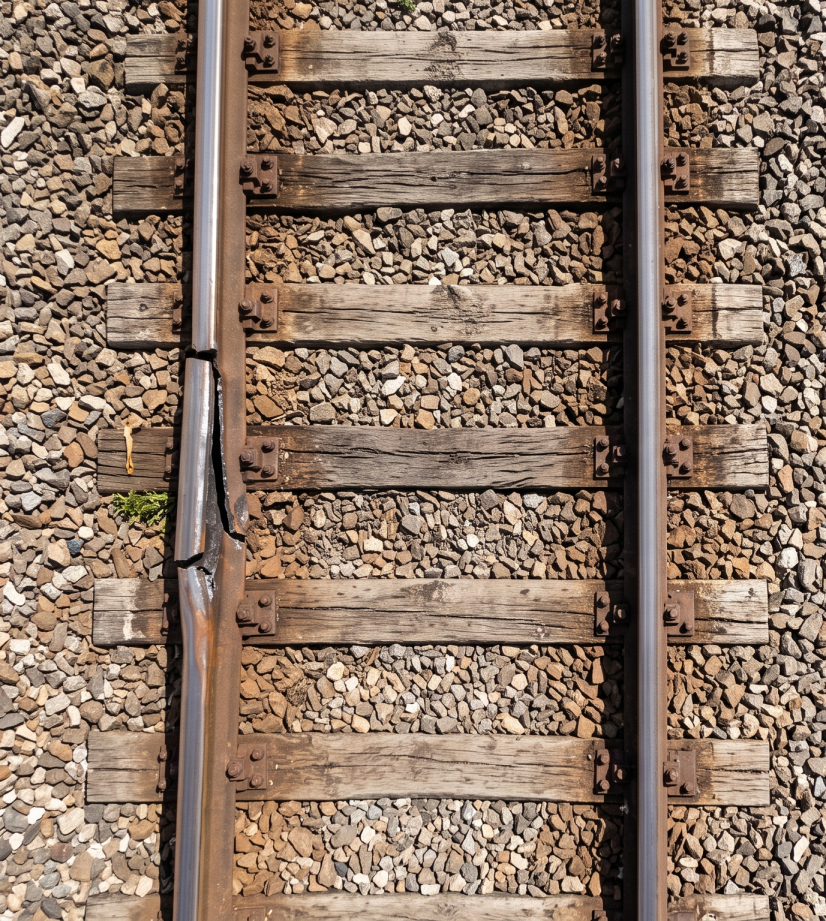
#> input picture input.png, 826 x 921 px
$ python railway_crack_detector.py
#> lines starting #> are read from the running program, lines starting #| are printed output that depends on the picture; after the words box and inside, x2 and y2 are one past the last pixel; in counts of white or black regions, pixels touching at a corner belong together
#> the answer given: input.png
import cv2
import numpy as np
import tkinter as tk
from tkinter import filedialog
import os


def detect_rail_crack(image_path):

    # =========================================================
    # 1. LOAD IMAGE
    # =========================================================

#> called with image_path = 'input.png'
    img = cv2.imread(image_path)
#> img is the input picture: shape (921, 826, 3); mean B, G, R 102.3, 119.1, 141.2

    if img is None:
        print("Error: Could not load image.")
        return

    # Resize for faster processing
    scale_percent = 60
    width = int(img.shape[1] * scale_percent / 100)
#> width = 495
    height = int(img.shape[0] * scale_percent / 100)
#> height = 552

    img = cv2.resize(
        img,
        (width, height),
        interpolation=cv2.INTER_AREA
    )
#> img: shape (552, 495, 3)

    original = img.copy()

    img_h, img_w = img.shape[:2]
#> img_h = 552; img_w = 495

    # =========================================================
    # NEW: CREATE OUTPUT FOLDER
    # =========================================================

    output_folder = "output_images"

    os.makedirs(
        output_folder,
        exist_ok=True
    )

    # =========================================================
    # NEW: SAVE INPUT IMAGE
    # =========================================================

    cv2.imwrite(
        os.path.join(
            output_folder,
            "input.png"
        ),
        original
    )

    # =========================================================
    # 2. GRAYSCALE + NOISE REDUCTION
    # =========================================================

    gray = cv2.cvtColor(
        img,
        cv2.COLOR_BGR2GRAY
    )

    gray = cv2.bilateralFilter(
        gray,
        7,
        50,
        50
    )
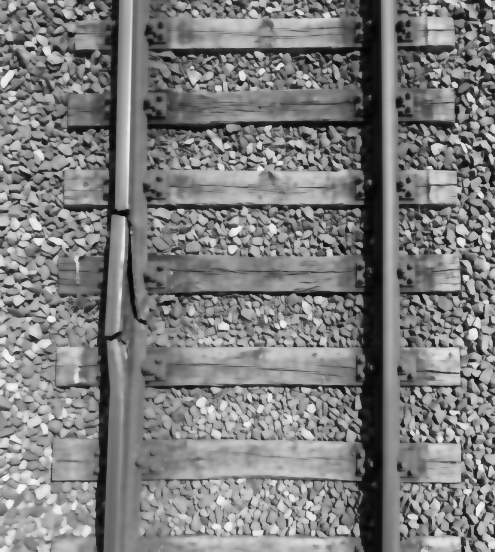
#> gray: shape (552, 495); min 2, max 250, mean 124.6

    # =========================================================
    # NEW: EDGE DETECTION IMAGE
    # =========================================================

    edges = cv2.Canny(
        gray,
        50,
        150
    )
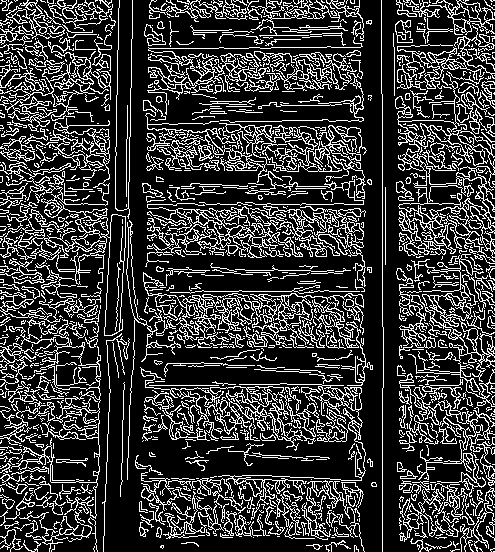
#> edges: shape (552, 495); 22.4% white in thin lines or dots

    cv2.imwrite(
        os.path.join(
            output_folder,
            "edge_detection.png"
        ),
        edges
    )


    roi_x1 = int(img_w * 0.24)
#> roi_x1 = 118
    roi_x2 = int(img_w * 0.30)
#> roi_x2 = 148

    roi_y1 = int(img_h * 0.36)
#> roi_y1 = 198
    roi_y2 = int(img_h * 0.62)
#> roi_y2 = 342

    roi = gray[
        roi_y1:roi_y2,
        roi_x1:roi_x2
    ]
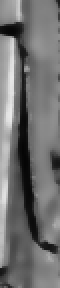
#> roi: shape (144, 30) (shown 2 times larger); min 5, max 234, mean 113.1

    # =========================================================
    # 3. DETECT VERY DARK CRACK REGION
    # =========================================================

    # The crack in your image is almost black while the rail
    # surface around it is much brighter.

    # Therefore we search for genuine dark regions inside
    # the rail inspection area.

    dark_mask = cv2.inRange(
        roi,
        0,
        45
    )
#> dark_mask: shape (144, 30); 11.5% white; 5 white regions (3 under 20 px), largest, box (x1, y1, x2, y2) and area: (0, 11, 28, 126) 458, (26, 78, 30, 85) 22

    # =========================================================
    # 4. MORPHOLOGICAL PROCESSING
    # =========================================================

    # Connect small gaps along the crack while removing
    # isolated noise.

    vertical_kernel = cv2.getStructuringElement(
        cv2.MORPH_RECT,
        (3, 11)
    )

    dark_mask = cv2.morphologyEx(
        dark_mask,
        cv2.MORPH_CLOSE,
        vertical_kernel
    )
#> dark_mask: shape (144, 30); 12.2% white; 5 white regions (3 under 20 px), largest, box (x1, y1, x2, y2) and area: (0, 11, 28, 126) 486, (26, 78, 30, 85) 23

    small_kernel = cv2.getStructuringElement(
        cv2.MORPH_RECT,
        (2, 3)
    )

    dark_mask = cv2.morphologyEx(
        dark_mask,
        cv2.MORPH_OPEN,
        small_kernel
    )
#> dark_mask: shape (144, 30); 12% white; 4 white regions (2 under 20 px)

    # =========================================================
    # 5. FIND CONTOURS
    # =========================================================

    contours, _ = cv2.findContours(
        dark_mask,
        cv2.RETR_EXTERNAL,
        cv2.CHAIN_APPROX_SIMPLE
    )
#> contours = 4 contours, 3 with area under 20; largest, box (x1, y1, x2, y2) and area: (0, 12, 20, 121) 342

    # =========================================================
    # SAVE CONTOUR DETECTION IMAGE
    # =========================================================

    contour_image = original.copy()

    # Draw all detected contours in green.
    for contour in contours:

        cv2.drawContours(
            contour_image,
            [contour],
            -1,
            (0, 255, 0),
            2
        )
#> this loop made 4 passes
#> contour on pass 1: [[0, 134], [0, 137], [3, 137], [3, 134]]
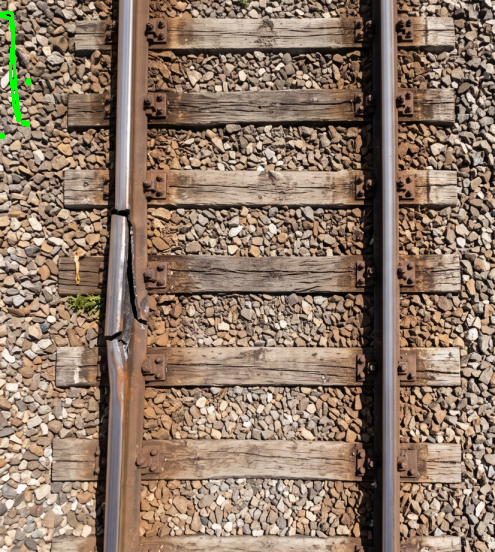
#> contour_image: shape (552, 495, 3); mean B, G, R 102, 119.5, 140.8

    # Convert ROI contour coordinates to full image
    # coordinates automatically.

    for contour in contours:

        contour_full = contour.copy()

        contour_full[:, 0, 0] += roi_x1
        contour_full[:, 0, 1] += roi_y1

        cv2.drawContours(
            contour_image,
            [contour_full],
            -1,
            (0, 255, 0),
            2
        )
#> this loop made 4 passes
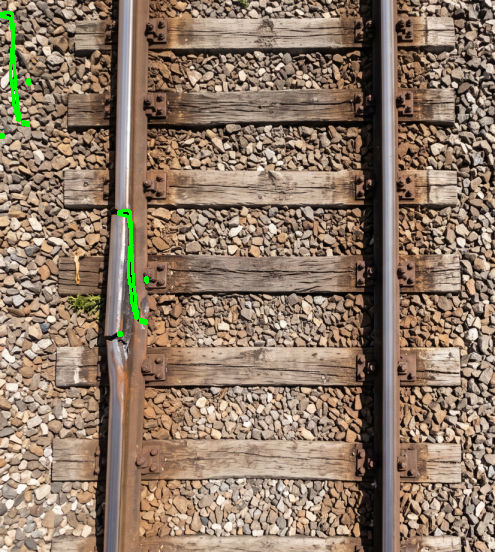
#> contour_image: shape (552, 495, 3); 0.29% of pixels changed, all inside (x1, y1, x2, y2) = (117, 209, 149, 337)

    cv2.imwrite(
        os.path.join(
            output_folder,
            "contour_detection.png"
        ),
        contour_image
    )

    best_contour = None
    best_score = -1

    # =========================================================
    # 6. FILTER CONTOURS
    # =========================================================

    for contour in contours:

        area = cv2.contourArea(
            contour
        )

        x, y, w, h = cv2.boundingRect(
            contour
        )

        if w == 0:
            continue

        aspect_ratio = (
            h /
            float(w)
        )

        # -----------------------------------------------
        # Filter 1: Minimum area
        # -----------------------------------------------

        if area < 300:
            continue

        # -----------------------------------------------
        # Filter 2: Crack should be elongated vertically
        # -----------------------------------------------

        if aspect_ratio < 2.5:
            continue

        # -----------------------------------------------
        # Filter 3: Crack should have significant length
        # -----------------------------------------------

        if h < 80:
            continue

        # -----------------------------------------------
        # Filter 4: Check darkness of detected region
        # -----------------------------------------------

        contour_mask = np.zeros_like(
            roi
        )

        cv2.drawContours(
            contour_mask,
            [contour],
            -1,
            255,
            -1
        )

        inside_pixels = roi[
            contour_mask > 0
        ]

        if len(inside_pixels) == 0:
            continue

        mean_inside = np.mean(
            inside_pixels
        )

        # Crack must actually be dark
        if mean_inside > 60:
            continue

        # -----------------------------------------------
        # Filter 5: Check contrast around the crack
        # -----------------------------------------------

        dilated = cv2.dilate(
            contour_mask,
            cv2.getStructuringElement(
                cv2.MORPH_ELLIPSE,
                (9, 9)
            )
        )

        ring = (
            (dilated > 0)
            &
            (contour_mask == 0)
        )

        if np.sum(ring) == 0:
            continue

        mean_surrounding = np.mean(
            roi[ring]
        )

        contrast = (
            mean_surrounding -
            mean_inside
        )

        # Crack should be significantly darker than its
        # surrounding rail surface
        if contrast < 25:
            continue

        # -----------------------------------------------
        # Calculate detection score
        # -----------------------------------------------

        score = (
            area * 0.4
            + h * 3
            + contrast * 5
        )

        if score > best_score:

            best_score = score
            best_contour = contour
#> this loop made 4 passes
#> (area, x, y, w, h, aspect_ratio, mean_inside, mean_surrounding) on pass 4: (342, 0, 12, 20, 109, 5.45, 35.89, 98.62)
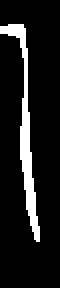
#> contour_mask: shape (144, 30) (shown 2 times larger); 10.6% white; 1 white region, box (x1, y1, x2, y2) and area: (0, 12, 20, 121) 460
#> after the loop, best_contour = contour of 52 points, box (x1, y1, x2, y2) (0, 12, 20, 121), area 342; best_score = 777.5

    # =========================================================
    # 7. NO DETECTION
    # =========================================================

    if best_contour is None:

        print("--------------------------------")
        print("RAILWAY TRACK INSPECTION RESULT")
        print("--------------------------------")
        print("No crack detected.")
        print("--------------------------------")

        # NEW: SAVE FINAL OUTPUT EVEN WHEN NO CRACK EXISTS

        final_output_path = os.path.join(
            output_folder,
            "final_output.png"
        )

        cv2.imwrite(
            final_output_path,
            img
        )

        cv2.imshow(
            "Rail Crack Detection",
            img
        )

        cv2.waitKey(0)
        cv2.destroyAllWindows()

        return

    # =========================================================
    # 8. QUANTIFY DETECTED CRACK
    # =========================================================

    area = cv2.contourArea(
        best_contour
    )

    x, y, w, h = cv2.boundingRect(
        best_contour
    )

    # Convert ROI coordinates to full-image coordinates
    x_full = x + roi_x1
#> x_full = 118
    y_full = y + roi_y1
#> y_full = 210

    # =========================================================
    # 9. SEVERITY CLASSIFICATION
    # =========================================================

    # These are image-based project thresholds.
    # Measurements are in pixels, NOT millimetres.

    if area >= 800 or h >= 150:

        severity = "HIGH"
        unsafe_zone = "YES"

    elif area >= 400 or h >= 90:

        severity = "MEDIUM"
        unsafe_zone = "YES"

    else:

        severity = "LOW"
        unsafe_zone = "NO"

    # =========================================================
    # 10. DRAW ONLY THE DETECTED CRACK
    # =========================================================

    cv2.rectangle(
        img,
        (
            x_full - 4,
            y_full - 4
        ),
        (
            x_full + w + 4,
            y_full + h + 4
        ),
        (0, 0, 255),
        3
    )

    # Label
    label = (
        f"CRACK - {severity}"
    )

    label_y = max(
        25,
        y_full - 12
    )
#> label_y = 198

    cv2.putText(
        img,
        label,
        (
            x_full,
            label_y
        ),
        cv2.FONT_HERSHEY_SIMPLEX,
        0.65,
        (0, 0, 255),
        2
    )
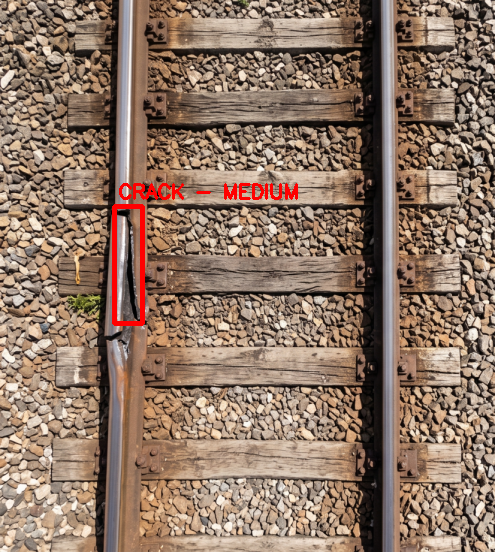
#> img: shape (552, 495, 3); mean B, G, R 101.2, 117.8, 142.3

    # =========================================================
    # 11. PRINT RESULTS
    # =========================================================

    print()
    print("--------------------------------")
    print("RAILWAY TRACK INSPECTION RESULT")
    print("--------------------------------")

    print(
        "Crack detected       : YES"
    )

    print(
        f"Crack area           : {area:.2f} pixels"
    )
#| Crack area           : 342.00 pixels

    print(
        f"Crack length         : {h} pixels"
    )
#| Crack length         : 109 pixels

    print(
        f"Crack width          : {w} pixels"
    )
#| Crack width          : 20 pixels

    print(
        f"Aspect ratio         : "
        f"{h / float(w):.2f}"
    )
#| Aspect ratio         : 5.45

    print(
        f"Severity             : {severity}"
    )

    print(
        f"Unsafe zone          : {unsafe_zone}"
    )

    print("--------------------------------")

    # =========================================================
    # 12. SAVE OUTPUT IMAGES
    # =========================================================

    # FINAL OUTPUT
    final_output_path = os.path.join(
        output_folder,
        "final_output.png"
    )

    cv2.imwrite(
        final_output_path,
        img
    )

    print(
        f"Final output saved to : "
        f"{final_output_path}"
    )

    print()
    print("All processing images saved:")
    print(
        "  input.png"
    )
    print(
        "  edge_detection.png"
    )
    print(
        "  contour_detection.png"
    )
    print(
        "  final_output.png"
    )

    # =========================================================
    # 13. DISPLAY FINAL RESULT
    # =========================================================

    cv2.imshow(
        "Rail Crack Detection",
        img
    )

    cv2.waitKey(0)
    cv2.destroyAllWindows()


# =============================================================
# MAIN PROGRAM
# =============================================================

if __name__ == "__main__":

    root = tk.Tk()
    root.withdraw()

    print()
    print(
        "=============================================="
    )

    print(
        "RAILWAY TRACK CRACK DETECTION SYSTEM"
    )

    print(
        "=============================================="
    )

    while True:

        selected_file_path = filedialog.askopenfilename(

            title="Select Railway Track Image",

            filetypes=[
                (
                    "Image files",
                    "*.png *.jpg *.jpeg *.bmp"
                )
            ]
        )

        if not selected_file_path:

            print(
                "Exiting program."
            )

            break

        print()
        print(
            f"Processing: {selected_file_path}"
        )

#> (the run stopped early here; a loop or call above may not have finished)
